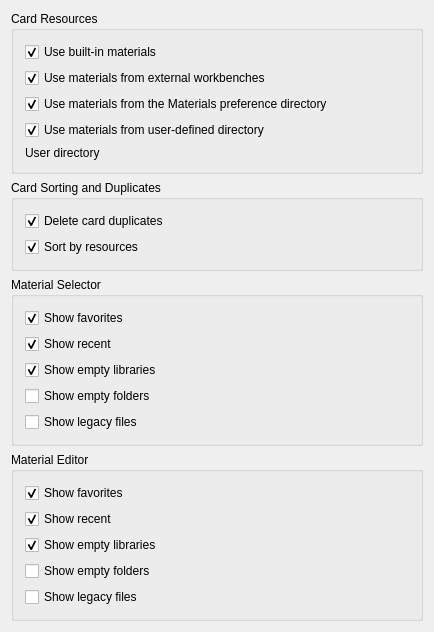
<?xml version="1.0" encoding="UTF-8"?>
<ui version="4.0">
 <class>MatGui::DlgSettingsMaterial</class>
 <widget class="QWidget" name="MatGui::DlgSettingsMaterial">
  <property name="geometry">
   <rect>
    <x>0</x>
    <y>0</y>
    <width>434</width>
    <height>553</height>
   </rect>
  </property>
  <property name="windowTitle">
   <string>General</string>
  </property>
  <layout class="QVBoxLayout" name="verticalLayout">
   <property name="spacing">
    <number>6</number>
   </property>
   <item>
    <widget class="QGroupBox" name="gb_4_materials">
     <property name="title">
      <string>Card Resources</string>
     </property>
     <layout class="QVBoxLayout" name="verticalLayout_2">
      <item>
       <layout class="QVBoxLayout" name="verticalLayout_6">
        <item>
         <widget class="Gui::PrefCheckBox" name="cb_use_built_in_materials">
          <property name="toolTip">
           <string>The cards built-in to FreeCAD will be listed as available</string>
          </property>
          <property name="text">
           <string>Use built-in materials</string>
          </property>
          <property name="checked">
           <bool>true</bool>
          </property>
          <property name="prefEntry" stdset="0">
           <cstring>UseBuiltInMaterials</cstring>
          </property>
          <property name="prefPath" stdset="0">
           <cstring>Mod/Material/Resources</cstring>
          </property>
         </widget>
        </item>
        <item>
         <widget class="Gui::PrefCheckBox" name="cb_use_mat_from_workbenches">
          <property name="toolTip">
           <string>Use materials added by external workbenches</string>
          </property>
          <property name="text">
           <string>Use materials from external workbenches</string>
          </property>
          <property name="checked">
           <bool>true</bool>
          </property>
          <property name="prefEntry" stdset="0">
           <cstring>UseMaterialsFromWorkbenches</cstring>
          </property>
          <property name="prefPath" stdset="0">
           <cstring>Mod/Material/Resources</cstring>
          </property>
         </widget>
        </item>
        <item>
         <widget class="Gui::PrefCheckBox" name="cb_use_mat_from_config_dir">
          <property name="toolTip">
           <string>Cards from FreeCAD’s preferences directory are also listed as available</string>
          </property>
          <property name="text">
           <string>Use materials from the Materials preference directory</string>
          </property>
          <property name="checked">
           <bool>true</bool>
          </property>
          <property name="prefEntry" stdset="0">
           <cstring>UseMaterialsFromConfigDir</cstring>
          </property>
          <property name="prefPath" stdset="0">
           <cstring>Mod/Material/Resources</cstring>
          </property>
         </widget>
        </item>
        <item>
         <widget class="Gui::PrefCheckBox" name="cb_use_mat_from_custom_dir">
          <property name="toolTip">
           <string>Material cards from the specified directory will also be listed as available</string>
          </property>
          <property name="text">
           <string>Use materials from user-defined directory</string>
          </property>
          <property name="checked">
           <bool>true</bool>
          </property>
          <property name="prefEntry" stdset="0">
           <cstring>UseMaterialsFromCustomDir</cstring>
          </property>
          <property name="prefPath" stdset="0">
           <cstring>Mod/Material/Resources</cstring>
          </property>
         </widget>
        </item>
        <item>
         <layout class="QGridLayout" name="gridLayout">
          <item row="1" column="0">
           <widget class="QLabel" name="l_custom_mat_dir">
            <property name="enabled">
             <bool>true</bool>
            </property>
            <property name="minimumSize">
             <size>
              <width>100</width>
              <height>0</height>
             </size>
            </property>
            <property name="text">
             <string>User directory</string>
            </property>
           </widget>
          </item>
          <item row="1" column="1">
           <widget class="Gui::PrefFileChooser" name="fc_custom_mat_dir">
            <property name="enabled">
             <bool>true</bool>
            </property>
            <property name="mode">
             <enum>Gui::FileChooser::Directory</enum>
            </property>
            <property name="sizePolicy">
             <sizepolicy hsizetype="Preferred" vsizetype="Preferred">
              <horstretch>0</horstretch>
              <verstretch>0</verstretch>
             </sizepolicy>
            </property>
            <property name="prefEntry" stdset="0">
             <cstring>CustomMaterialsDir</cstring>
            </property>
            <property name="prefPath" stdset="0">
             <cstring>Mod/Material/Resources</cstring>
            </property>
           </widget>
          </item>
         </layout>
        </item>
       </layout>
      </item>
     </layout>
    </widget>
   </item>
   <item>
    <widget class="QGroupBox" name="gb_4_materials_2">
     <property name="title">
      <string>Card Sorting and Duplicates</string>
     </property>
     <layout class="QVBoxLayout" name="verticalLayout_3">
      <item>
       <widget class="Gui::PrefCheckBox" name="cb_delete_duplicates">
        <property name="toolTip">
         <string>Duplicate cards will be deleted from the displayed material card list</string>
        </property>
        <property name="text">
         <string>Delete card duplicates</string>
        </property>
        <property name="checked">
         <bool>true</bool>
        </property>
        <property name="prefEntry" stdset="0">
         <cstring>DeleteDuplicates</cstring>
        </property>
        <property name="prefPath" stdset="0">
         <cstring>Mod/Material/Cards</cstring>
        </property>
       </widget>
      </item>
      <item>
       <widget class="Gui::PrefCheckBox" name="cb_sort_by_resources">
        <property name="toolTip">
         <string>Material cards appear sorted by their resources (locations).
If unchecked, they will be sorted by their name.</string>
        </property>
        <property name="text">
         <string>Sort by resources</string>
        </property>
        <property name="checked">
         <bool>true</bool>
        </property>
        <property name="prefEntry" stdset="0">
         <cstring>SortByResources</cstring>
        </property>
        <property name="prefPath" stdset="0">
         <cstring>Mod/Material/Cards</cstring>
        </property>
       </widget>
      </item>
     </layout>
    </widget>
   </item>
   <item>
    <widget class="QGroupBox" name="gbMaterialSelector">
     <property name="title">
      <string>Material Selector</string>
     </property>
     <layout class="QVBoxLayout" name="verticalLayout_5">
      <item>
       <widget class="Gui::PrefCheckBox" name="cb_show_favorites">
        <property name="text">
         <string>Show favorites</string>
        </property>
        <property name="checked">
         <bool>true</bool>
        </property>
        <property name="prefEntry" stdset="0">
         <cstring>ShowFavorites</cstring>
        </property>
        <property name="prefPath" stdset="0">
         <cstring>Mod/Material/TreeWidget</cstring>
        </property>
       </widget>
      </item>
      <item>
       <widget class="Gui::PrefCheckBox" name="cb_show_recent">
        <property name="text">
         <string>Show recent</string>
        </property>
        <property name="checked">
         <bool>true</bool>
        </property>
        <property name="prefEntry" stdset="0">
         <cstring>ShowRecent</cstring>
        </property>
        <property name="prefPath" stdset="0">
         <cstring>Mod/Material/TreeWidget</cstring>
        </property>
       </widget>
      </item>
      <item>
       <widget class="Gui::PrefCheckBox" name="cb_show_empty_libraries">
        <property name="text">
         <string>Show empty libraries</string>
        </property>
        <property name="checked">
         <bool>true</bool>
        </property>
        <property name="prefEntry" stdset="0">
         <cstring>ShowEmptyLibraries</cstring>
        </property>
        <property name="prefPath" stdset="0">
         <cstring>Mod/Material/TreeWidget</cstring>
        </property>
       </widget>
      </item>
      <item>
       <widget class="Gui::PrefCheckBox" name="cb_show_empty_folders">
        <property name="text">
         <string>Show empty folders</string>
        </property>
        <property name="prefEntry" stdset="0">
         <cstring>ShowEmptyFolders</cstring>
        </property>
        <property name="prefPath" stdset="0">
         <cstring>Mod/Material/TreeWidget</cstring>
        </property>
       </widget>
      </item>
      <item>
       <widget class="Gui::PrefCheckBox" name="cb_show_legacy">
        <property name="text">
         <string>Show legacy files</string>
        </property>
        <property name="prefEntry" stdset="0">
         <cstring>ShowLegacy</cstring>
        </property>
        <property name="prefPath" stdset="0">
         <cstring>Mod/Material/TreeWidget</cstring>
        </property>
       </widget>
      </item>
     </layout>
    </widget>
   </item>
   <item>
    <widget class="QGroupBox" name="groupBox">
     <property name="title">
      <string>Material Editor</string>
     </property>
     <layout class="QVBoxLayout" name="verticalLayout_4">
      <item>
       <widget class="Gui::PrefCheckBox" name="cb_show_favorites_editor">
        <property name="text">
         <string>Show favorites</string>
        </property>
        <property name="checked">
         <bool>true</bool>
        </property>
        <property name="prefEntry" stdset="0">
         <cstring>ShowFavorites</cstring>
        </property>
        <property name="prefPath" stdset="0">
         <cstring>Mod/Material/Editor</cstring>
        </property>
       </widget>
      </item>
      <item>
       <widget class="Gui::PrefCheckBox" name="cb_show_recent_editor">
        <property name="text">
         <string>Show recent</string>
        </property>
        <property name="checked">
         <bool>true</bool>
        </property>
        <property name="prefEntry" stdset="0">
         <cstring>ShowRecent</cstring>
        </property>
        <property name="prefPath" stdset="0">
         <cstring>Mod/Material/Editor</cstring>
        </property>
       </widget>
      </item>
      <item>
       <widget class="Gui::PrefCheckBox" name="cb_show_empty_libraries_editor">
        <property name="text">
         <string>Show empty libraries</string>
        </property>
        <property name="checked">
         <bool>true</bool>
        </property>
        <property name="prefEntry" stdset="0">
         <cstring>ShowEmptyLibraries</cstring>
        </property>
        <property name="prefPath" stdset="0">
         <cstring>Mod/Material/Editor</cstring>
        </property>
       </widget>
      </item>
      <item>
       <widget class="Gui::PrefCheckBox" name="cb_show_empty_folders_editor">
        <property name="text">
         <string>Show empty folders</string>
        </property>
        <property name="prefEntry" stdset="0">
         <cstring>ShowEmptyFolders</cstring>
        </property>
        <property name="prefPath" stdset="0">
         <cstring>Mod/Material/Editor</cstring>
        </property>
       </widget>
      </item>
      <item>
       <widget class="Gui::PrefCheckBox" name="cb_show_legacy_editor">
        <property name="text">
         <string>Show legacy files</string>
        </property>
        <property name="prefEntry" stdset="0">
         <cstring>ShowLegacy</cstring>
        </property>
        <property name="prefPath" stdset="0">
         <cstring>Mod/Material/Editor</cstring>
        </property>
       </widget>
      </item>
     </layout>
    </widget>
   </item>
   <item>
    <spacer name="verticalSpacer">
     <property name="orientation">
      <enum>Qt::Vertical</enum>
     </property>
     <property name="sizeType">
      <enum>QSizePolicy::Expanding</enum>
     </property>
     <property name="sizeHint" stdset="0">
      <size>
       <width>20</width>
       <height>40</height>
      </size>
     </property>
    </spacer>
   </item>
  </layout>
 </widget>
 <layoutdefault spacing="6" margin="11"/>
 <customwidgets>
  <customwidget>
   <class>Gui::FileChooser</class>
   <extends>QWidget</extends>
   <header>Gui/FileDialog.h</header>
  </customwidget>
  <customwidget>
   <class>Gui::PrefFileChooser</class>
   <extends>Gui::FileChooser</extends>
   <header>Gui/PrefWidgets.h</header>
  </customwidget>
  <customwidget>
   <class>Gui::PrefCheckBox</class>
   <extends>QCheckBox</extends>
   <header>Gui/PrefWidgets.h</header>
  </customwidget>
 </customwidgets>
 <resources/>
 <connections>
  <connection>
   <sender>cb_use_mat_from_custom_dir</sender>
   <signal>toggled(bool)</signal>
   <receiver>fc_custom_mat_dir</receiver>
   <slot>setEnabled(bool)</slot>
   <hints>
    <hint type="sourcelabel">
     <x>216</x>
     <y>87</y>
    </hint>
    <hint type="destinationlabel">
     <x>316</x>
     <y>112</y>
    </hint>
   </hints>
  </connection>
 </connections>
</ui>
